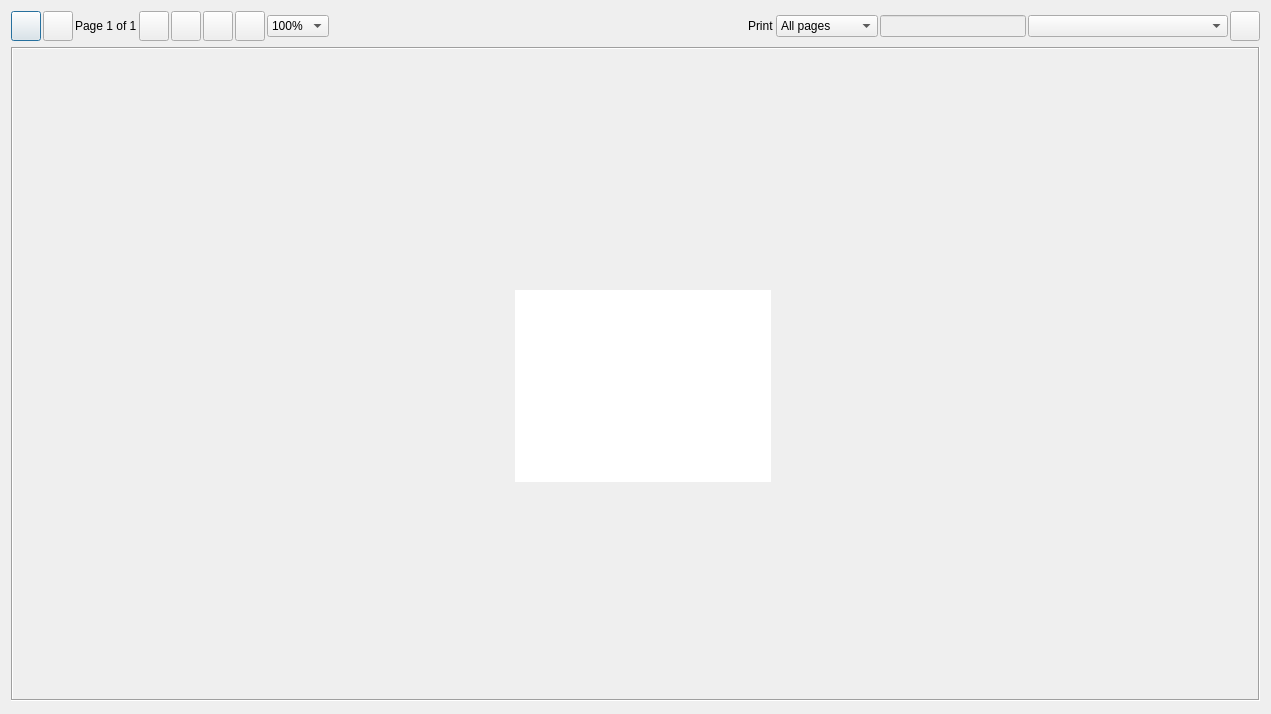
<?xml version="1.0" encoding="UTF-8"?>
<ui version="4.0">
 <class>C5PrintPreview</class>
 <widget class="QDialog" name="C5PrintPreview">
  <property name="geometry">
   <rect>
    <x>0</x>
    <y>0</y>
    <width>1271</width>
    <height>714</height>
   </rect>
  </property>
  <property name="windowTitle">
   <string>Print preview</string>
  </property>
  <layout class="QVBoxLayout" name="verticalLayout">
   <item>
    <widget class="QWidget" name="widget" native="true">
     <property name="sizePolicy">
      <sizepolicy hsizetype="Minimum" vsizetype="Minimum">
       <horstretch>0</horstretch>
       <verstretch>0</verstretch>
      </sizepolicy>
     </property>
     <layout class="QHBoxLayout" name="horizontalLayout">
      <property name="spacing">
       <number>2</number>
      </property>
      <property name="leftMargin">
       <number>0</number>
      </property>
      <property name="topMargin">
       <number>0</number>
      </property>
      <property name="rightMargin">
       <number>0</number>
      </property>
      <property name="bottomMargin">
       <number>0</number>
      </property>
      <item>
       <widget class="QPushButton" name="btnFirst">
        <property name="minimumSize">
         <size>
          <width>30</width>
          <height>30</height>
         </size>
        </property>
        <property name="maximumSize">
         <size>
          <width>30</width>
          <height>30</height>
         </size>
        </property>
        <property name="text">
         <string/>
        </property>
        <property name="icon">
         <iconset resource="res.qrc">
          <normaloff>:/res/double-left.png</normaloff>:/res/double-left.png</iconset>
        </property>
        <property name="iconSize">
         <size>
          <width>24</width>
          <height>24</height>
         </size>
        </property>
       </widget>
      </item>
      <item>
       <widget class="QPushButton" name="btnBack">
        <property name="minimumSize">
         <size>
          <width>30</width>
          <height>30</height>
         </size>
        </property>
        <property name="maximumSize">
         <size>
          <width>30</width>
          <height>30</height>
         </size>
        </property>
        <property name="text">
         <string/>
        </property>
        <property name="icon">
         <iconset resource="res.qrc">
          <normaloff>:/res/left-arrow.png</normaloff>:/res/left-arrow.png</iconset>
        </property>
        <property name="iconSize">
         <size>
          <width>24</width>
          <height>24</height>
         </size>
        </property>
       </widget>
      </item>
      <item>
       <widget class="QLabel" name="lbPage">
        <property name="text">
         <string>Page 1 of 1</string>
        </property>
       </widget>
      </item>
      <item>
       <widget class="QPushButton" name="btnNext">
        <property name="minimumSize">
         <size>
          <width>30</width>
          <height>30</height>
         </size>
        </property>
        <property name="maximumSize">
         <size>
          <width>30</width>
          <height>30</height>
         </size>
        </property>
        <property name="text">
         <string/>
        </property>
        <property name="icon">
         <iconset resource="res.qrc">
          <normaloff>:/res/right-arrow.png</normaloff>:/res/right-arrow.png</iconset>
        </property>
        <property name="iconSize">
         <size>
          <width>24</width>
          <height>24</height>
         </size>
        </property>
       </widget>
      </item>
      <item>
       <widget class="QPushButton" name="btnLast">
        <property name="minimumSize">
         <size>
          <width>30</width>
          <height>30</height>
         </size>
        </property>
        <property name="maximumSize">
         <size>
          <width>30</width>
          <height>30</height>
         </size>
        </property>
        <property name="text">
         <string/>
        </property>
        <property name="icon">
         <iconset resource="res.qrc">
          <normaloff>:/res/double-right.png</normaloff>:/res/double-right.png</iconset>
        </property>
        <property name="iconSize">
         <size>
          <width>24</width>
          <height>24</height>
         </size>
        </property>
       </widget>
      </item>
      <item>
       <widget class="QPushButton" name="btnZoomOut">
        <property name="minimumSize">
         <size>
          <width>30</width>
          <height>30</height>
         </size>
        </property>
        <property name="maximumSize">
         <size>
          <width>30</width>
          <height>30</height>
         </size>
        </property>
        <property name="text">
         <string/>
        </property>
        <property name="icon">
         <iconset resource="res.qrc">
          <normaloff>:/res/zoom-out.png</normaloff>:/res/zoom-out.png</iconset>
        </property>
        <property name="iconSize">
         <size>
          <width>24</width>
          <height>24</height>
         </size>
        </property>
       </widget>
      </item>
      <item>
       <widget class="QPushButton" name="btnZoopIn">
        <property name="minimumSize">
         <size>
          <width>30</width>
          <height>30</height>
         </size>
        </property>
        <property name="maximumSize">
         <size>
          <width>30</width>
          <height>30</height>
         </size>
        </property>
        <property name="text">
         <string/>
        </property>
        <property name="icon">
         <iconset resource="res.qrc">
          <normaloff>:/res/zoom-in.png</normaloff>:/res/zoom-in.png</iconset>
        </property>
        <property name="iconSize">
         <size>
          <width>24</width>
          <height>24</height>
         </size>
        </property>
       </widget>
      </item>
      <item>
       <widget class="QComboBox" name="cbZoom">
        <property name="currentIndex">
         <number>4</number>
        </property>
        <item>
         <property name="text">
          <string>200%</string>
         </property>
        </item>
        <item>
         <property name="text">
          <string>175%</string>
         </property>
        </item>
        <item>
         <property name="text">
          <string>150%</string>
         </property>
        </item>
        <item>
         <property name="text">
          <string>125%</string>
         </property>
        </item>
        <item>
         <property name="text">
          <string>100%</string>
         </property>
        </item>
        <item>
         <property name="text">
          <string>75%</string>
         </property>
        </item>
        <item>
         <property name="text">
          <string>50%</string>
         </property>
        </item>
        <item>
         <property name="text">
          <string>25%</string>
         </property>
        </item>
       </widget>
      </item>
      <item>
       <spacer name="horizontalSpacer">
        <property name="orientation">
         <enum>Qt::Horizontal</enum>
        </property>
        <property name="sizeHint" stdset="0">
         <size>
          <width>417</width>
          <height>20</height>
         </size>
        </property>
       </spacer>
      </item>
      <item>
       <widget class="QLabel" name="label">
        <property name="text">
         <string>Print</string>
        </property>
       </widget>
      </item>
      <item>
       <widget class="QComboBox" name="cbPrintSelection">
        <item>
         <property name="text">
          <string>All pages</string>
         </property>
        </item>
        <item>
         <property name="text">
          <string>Current page</string>
         </property>
        </item>
        <item>
         <property name="text">
          <string>Custom</string>
         </property>
        </item>
       </widget>
      </item>
      <item>
       <widget class="QLineEdit" name="lePages">
        <property name="enabled">
         <bool>false</bool>
        </property>
        <property name="minimumSize">
         <size>
          <width>100</width>
          <height>0</height>
         </size>
        </property>
       </widget>
      </item>
      <item>
       <widget class="QComboBox" name="cbPrinters">
        <property name="minimumSize">
         <size>
          <width>200</width>
          <height>0</height>
         </size>
        </property>
       </widget>
      </item>
      <item>
       <widget class="QPushButton" name="btnPrint">
        <property name="minimumSize">
         <size>
          <width>30</width>
          <height>30</height>
         </size>
        </property>
        <property name="maximumSize">
         <size>
          <width>30</width>
          <height>30</height>
         </size>
        </property>
        <property name="text">
         <string/>
        </property>
        <property name="icon">
         <iconset resource="res.qrc">
          <normaloff>:/res/print.png</normaloff>:/res/print.png</iconset>
        </property>
        <property name="iconSize">
         <size>
          <width>24</width>
          <height>24</height>
         </size>
        </property>
       </widget>
      </item>
     </layout>
    </widget>
   </item>
   <item>
    <widget class="QWidget" name="widget_2" native="true">
     <property name="sizePolicy">
      <sizepolicy hsizetype="Expanding" vsizetype="Expanding">
       <horstretch>0</horstretch>
       <verstretch>0</verstretch>
      </sizepolicy>
     </property>
     <layout class="QHBoxLayout" name="horizontalLayout_2">
      <property name="leftMargin">
       <number>0</number>
      </property>
      <property name="topMargin">
       <number>0</number>
      </property>
      <property name="rightMargin">
       <number>0</number>
      </property>
      <property name="bottomMargin">
       <number>2</number>
      </property>
      <item>
       <widget class="QScrollArea" name="saMain">
        <property name="frameShape">
         <enum>QFrame::Box</enum>
        </property>
        <property name="widgetResizable">
         <bool>true</bool>
        </property>
        <property name="alignment">
         <set>Qt::AlignCenter</set>
        </property>
        <widget class="QWidget" name="scrollAreaWidgetContents">
         <property name="geometry">
          <rect>
           <x>0</x>
           <y>0</y>
           <width>1249</width>
           <height>654</height>
          </rect>
         </property>
         <layout class="QHBoxLayout" name="horizontalLayout_3">
          <property name="spacing">
           <number>0</number>
          </property>
          <property name="leftMargin">
           <number>25</number>
          </property>
          <property name="topMargin">
           <number>25</number>
          </property>
          <property name="rightMargin">
           <number>9</number>
          </property>
          <property name="bottomMargin">
           <number>0</number>
          </property>
          <item>
           <widget class="C5GraphicsView" name="gv">
            <property name="sizePolicy">
             <sizepolicy hsizetype="Fixed" vsizetype="Fixed">
              <horstretch>0</horstretch>
              <verstretch>0</verstretch>
             </sizepolicy>
            </property>
            <property name="frameShape">
             <enum>QFrame::NoFrame</enum>
            </property>
            <property name="verticalScrollBarPolicy">
             <enum>Qt::ScrollBarAlwaysOff</enum>
            </property>
            <property name="horizontalScrollBarPolicy">
             <enum>Qt::ScrollBarAlwaysOff</enum>
            </property>
            <property name="alignment">
             <set>Qt::AlignLeading|Qt::AlignLeft|Qt::AlignTop</set>
            </property>
            <property name="transformationAnchor">
             <enum>QGraphicsView::NoAnchor</enum>
            </property>
            <property name="viewportUpdateMode">
             <enum>QGraphicsView::SmartViewportUpdate</enum>
            </property>
           </widget>
          </item>
         </layout>
        </widget>
       </widget>
      </item>
     </layout>
    </widget>
   </item>
  </layout>
 </widget>
 <customwidgets>
  <customwidget>
   <class>C5GraphicsView</class>
   <extends>QGraphicsView</extends>
   <header location="global">c5graphicsview.h</header>
  </customwidget>
 </customwidgets>
 <resources>
  <include location="res.qrc"/>
 </resources>
 <connections/>
</ui>
